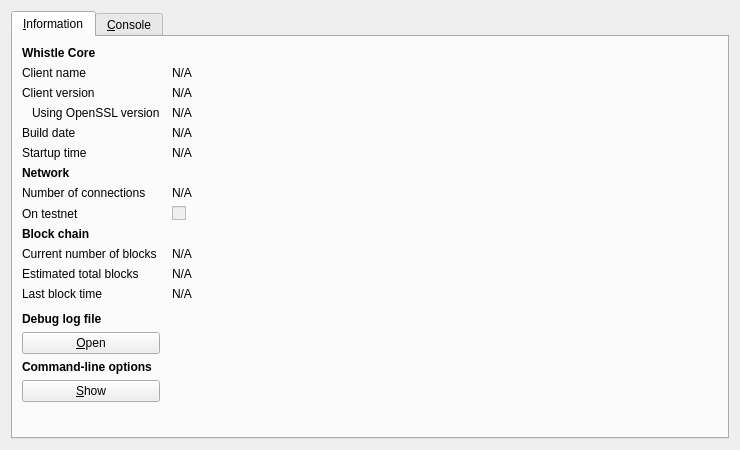
<?xml version="1.0" encoding="UTF-8"?>
<ui version="4.0">
 <class>RPCConsole</class>
 <widget class="QDialog" name="RPCConsole">
  <property name="geometry">
   <rect>
    <x>0</x>
    <y>0</y>
    <width>740</width>
    <height>450</height>
   </rect>
  </property>
  <property name="windowTitle">
   <string>Whistle - Debug window</string>
  </property>
  <layout class="QVBoxLayout" name="verticalLayout_2">
   <item>
    <widget class="QTabWidget" name="tabWidget">
     <property name="currentIndex">
      <number>0</number>
     </property>
     <widget class="QWidget" name="tab_info">
      <attribute name="title">
       <string>&amp;Information</string>
      </attribute>
      <layout class="QGridLayout" name="gridLayout" columnstretch="0,1">
       <property name="horizontalSpacing">
        <number>12</number>
       </property>
       <item row="0" column="0">
        <widget class="QLabel" name="label_9">
         <property name="font">
          <font>
           <weight>75</weight>
           <bold>true</bold>
          </font>
         </property>
         <property name="text">
          <string>Whistle Core</string>
         </property>
        </widget>
       </item>
       <item row="1" column="0">
        <widget class="QLabel" name="label_5">
         <property name="text">
          <string>Client name</string>
         </property>
        </widget>
       </item>
       <item row="1" column="1">
        <widget class="QLabel" name="clientName">
         <property name="cursor">
          <cursorShape>IBeamCursor</cursorShape>
         </property>
         <property name="text">
          <string>N/A</string>
         </property>
         <property name="textFormat">
          <enum>Qt::PlainText</enum>
         </property>
         <property name="textInteractionFlags">
          <set>Qt::LinksAccessibleByMouse|Qt::TextSelectableByKeyboard|Qt::TextSelectableByMouse</set>
         </property>
        </widget>
       </item>
       <item row="2" column="0">
        <widget class="QLabel" name="label_6">
         <property name="text">
          <string>Client version</string>
         </property>
        </widget>
       </item>
       <item row="2" column="1">
        <widget class="QLabel" name="clientVersion">
         <property name="cursor">
          <cursorShape>IBeamCursor</cursorShape>
         </property>
         <property name="text">
          <string>N/A</string>
         </property>
         <property name="textFormat">
          <enum>Qt::PlainText</enum>
         </property>
         <property name="textInteractionFlags">
          <set>Qt::LinksAccessibleByMouse|Qt::TextSelectableByKeyboard|Qt::TextSelectableByMouse</set>
         </property>
        </widget>
       </item>
       <item row="3" column="0">
        <widget class="QLabel" name="label_14">
         <property name="text">
          <string>Using OpenSSL version</string>
         </property>
         <property name="indent">
          <number>10</number>
         </property>
        </widget>
       </item>
       <item row="3" column="1">
        <widget class="QLabel" name="openSSLVersion">
         <property name="cursor">
          <cursorShape>IBeamCursor</cursorShape>
         </property>
         <property name="text">
          <string>N/A</string>
         </property>
         <property name="textFormat">
          <enum>Qt::PlainText</enum>
         </property>
         <property name="textInteractionFlags">
          <set>Qt::LinksAccessibleByMouse|Qt::TextSelectableByKeyboard|Qt::TextSelectableByMouse</set>
         </property>
        </widget>
       </item>
       <item row="4" column="0">
        <widget class="QLabel" name="label_12">
         <property name="text">
          <string>Build date</string>
         </property>
        </widget>
       </item>
       <item row="4" column="1">
        <widget class="QLabel" name="buildDate">
         <property name="cursor">
          <cursorShape>IBeamCursor</cursorShape>
         </property>
         <property name="text">
          <string>N/A</string>
         </property>
         <property name="textFormat">
          <enum>Qt::PlainText</enum>
         </property>
         <property name="textInteractionFlags">
          <set>Qt::LinksAccessibleByMouse|Qt::TextSelectableByKeyboard|Qt::TextSelectableByMouse</set>
         </property>
        </widget>
       </item>
       <item row="5" column="0">
        <widget class="QLabel" name="label_13">
         <property name="text">
          <string>Startup time</string>
         </property>
        </widget>
       </item>
       <item row="5" column="1">
        <widget class="QLabel" name="startupTime">
         <property name="cursor">
          <cursorShape>IBeamCursor</cursorShape>
         </property>
         <property name="text">
          <string>N/A</string>
         </property>
         <property name="textFormat">
          <enum>Qt::PlainText</enum>
         </property>
         <property name="textInteractionFlags">
          <set>Qt::LinksAccessibleByMouse|Qt::TextSelectableByKeyboard|Qt::TextSelectableByMouse</set>
         </property>
        </widget>
       </item>
       <item row="6" column="0">
        <widget class="QLabel" name="label_11">
         <property name="font">
          <font>
           <weight>75</weight>
           <bold>true</bold>
          </font>
         </property>
         <property name="text">
          <string>Network</string>
         </property>
        </widget>
       </item>
       <item row="7" column="0">
        <widget class="QLabel" name="label_7">
         <property name="text">
          <string>Number of connections</string>
         </property>
        </widget>
       </item>
       <item row="7" column="1">
        <widget class="QLabel" name="numberOfConnections">
         <property name="cursor">
          <cursorShape>IBeamCursor</cursorShape>
         </property>
         <property name="text">
          <string>N/A</string>
         </property>
         <property name="textFormat">
          <enum>Qt::PlainText</enum>
         </property>
         <property name="textInteractionFlags">
          <set>Qt::LinksAccessibleByMouse|Qt::TextSelectableByKeyboard|Qt::TextSelectableByMouse</set>
         </property>
        </widget>
       </item>
       <item row="8" column="0">
        <widget class="QLabel" name="label_8">
         <property name="text">
          <string>On testnet</string>
         </property>
        </widget>
       </item>
       <item row="8" column="1">
        <widget class="QCheckBox" name="isTestNet">
         <property name="enabled">
          <bool>false</bool>
         </property>
         <property name="text">
          <string/>
         </property>
        </widget>
       </item>
       <item row="9" column="0">
        <widget class="QLabel" name="label_10">
         <property name="font">
          <font>
           <weight>75</weight>
           <bold>true</bold>
          </font>
         </property>
         <property name="text">
          <string>Block chain</string>
         </property>
        </widget>
       </item>
       <item row="10" column="0">
        <widget class="QLabel" name="label_3">
         <property name="text">
          <string>Current number of blocks</string>
         </property>
        </widget>
       </item>
       <item row="10" column="1">
        <widget class="QLabel" name="numberOfBlocks">
         <property name="cursor">
          <cursorShape>IBeamCursor</cursorShape>
         </property>
         <property name="text">
          <string>N/A</string>
         </property>
         <property name="textFormat">
          <enum>Qt::PlainText</enum>
         </property>
         <property name="textInteractionFlags">
          <set>Qt::LinksAccessibleByMouse|Qt::TextSelectableByKeyboard|Qt::TextSelectableByMouse</set>
         </property>
        </widget>
       </item>
       <item row="11" column="0">
        <widget class="QLabel" name="label_4">
         <property name="text">
          <string>Estimated total blocks</string>
         </property>
        </widget>
       </item>
       <item row="11" column="1">
        <widget class="QLabel" name="totalBlocks">
         <property name="cursor">
          <cursorShape>IBeamCursor</cursorShape>
         </property>
         <property name="text">
          <string>N/A</string>
         </property>
         <property name="textFormat">
          <enum>Qt::PlainText</enum>
         </property>
         <property name="textInteractionFlags">
          <set>Qt::LinksAccessibleByMouse|Qt::TextSelectableByKeyboard|Qt::TextSelectableByMouse</set>
         </property>
        </widget>
       </item>
       <item row="12" column="0">
        <widget class="QLabel" name="label_2">
         <property name="text">
          <string>Last block time</string>
         </property>
        </widget>
       </item>
       <item row="12" column="1">
        <widget class="QLabel" name="lastBlockTime">
         <property name="cursor">
          <cursorShape>IBeamCursor</cursorShape>
         </property>
         <property name="text">
          <string>N/A</string>
         </property>
         <property name="textFormat">
          <enum>Qt::PlainText</enum>
         </property>
         <property name="textInteractionFlags">
          <set>Qt::LinksAccessibleByMouse|Qt::TextSelectableByKeyboard|Qt::TextSelectableByMouse</set>
         </property>
        </widget>
       </item>
       <item row="13" column="0">
        <spacer name="verticalSpacer_2">
         <property name="orientation">
          <enum>Qt::Vertical</enum>
         </property>
         <property name="sizeHint" stdset="0">
          <size>
           <width>20</width>
           <height>20</height>
          </size>
         </property>
        </spacer>
       </item>
       <item row="14" column="0">
        <widget class="QLabel" name="labelDebugLogfile">
         <property name="font">
          <font>
           <weight>75</weight>
           <bold>true</bold>
          </font>
         </property>
         <property name="text">
          <string>Debug log file</string>
         </property>
        </widget>
       </item>
       <item row="15" column="0">
        <widget class="QPushButton" name="openDebugLogfileButton">
         <property name="toolTip">
          <string>Open the Whistle debug log file from the current data directory. This can take a few seconds for large log files.</string>
         </property>
         <property name="text">
          <string>&amp;Open</string>
         </property>
         <property name="autoDefault">
          <bool>false</bool>
         </property>
        </widget>
       </item>
       <item row="16" column="0">
        <widget class="QLabel" name="labelCLOptions">
         <property name="font">
          <font>
           <weight>75</weight>
           <bold>true</bold>
          </font>
         </property>
         <property name="text">
          <string>Command-line options</string>
         </property>
        </widget>
       </item>
       <item row="17" column="0">
        <widget class="QPushButton" name="showCLOptionsButton">
         <property name="toolTip">
          <string>Show the Whistle-Qt help message to get a list with possible Whistle command-line options.</string>
         </property>
         <property name="text">
          <string>&amp;Show</string>
         </property>
         <property name="autoDefault">
          <bool>false</bool>
         </property>
        </widget>
       </item>
       <item row="18" column="0">
        <spacer name="verticalSpacer">
         <property name="orientation">
          <enum>Qt::Vertical</enum>
         </property>
         <property name="sizeHint" stdset="0">
          <size>
           <width>20</width>
           <height>40</height>
          </size>
         </property>
        </spacer>
       </item>
      </layout>
     </widget>
     <widget class="QWidget" name="tab_console">
      <attribute name="title">
       <string>&amp;Console</string>
      </attribute>
      <layout class="QVBoxLayout" name="verticalLayout_3">
       <property name="spacing">
        <number>3</number>
       </property>
       <item>
        <widget class="QTextEdit" name="messagesWidget">
         <property name="minimumSize">
          <size>
           <width>0</width>
           <height>100</height>
          </size>
         </property>
         <property name="readOnly">
          <bool>true</bool>
         </property>
         <property name="tabKeyNavigation" stdset="0">
          <bool>false</bool>
         </property>
         <property name="columnCount" stdset="0">
          <number>2</number>
         </property>
        </widget>
       </item>
       <item>
        <layout class="QHBoxLayout" name="horizontalLayout">
         <property name="spacing">
          <number>3</number>
         </property>
         <item>
          <widget class="QLabel" name="label">
           <property name="text">
            <string notr="true">&gt;</string>
           </property>
          </widget>
         </item>
         <item>
          <widget class="QLineEdit" name="lineEdit"/>
         </item>
         <item>
          <widget class="QPushButton" name="clearButton">
           <property name="maximumSize">
            <size>
             <width>24</width>
             <height>24</height>
            </size>
           </property>
           <property name="toolTip">
            <string>Clear console</string>
           </property>
           <property name="text">
            <string/>
           </property>
           <property name="icon">
            <iconset resource="../bitcoin.qrc">
             <normaloff>:/icons/remove</normaloff>:/icons/remove</iconset>
           </property>
           <property name="shortcut">
            <string notr="true">Ctrl+L</string>
           </property>
           <property name="autoDefault">
            <bool>false</bool>
           </property>
          </widget>
         </item>
        </layout>
       </item>
      </layout>
     </widget>
    </widget>
   </item>
  </layout>
 </widget>
 <resources>
  <include location="../bitcoin.qrc"/>
 </resources>
 <connections/>
</ui>
